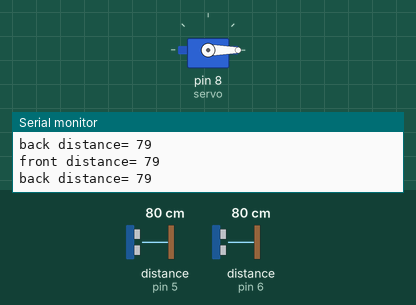
The sketch below on a simulated Arduino Uno, built with avr-gcc and run on an emulated ATmega328P. Shown: servo, the last lines printed to the serial monitor. Wiring (inferred from the names in the program): 2 × ultrasonic range finder: trigger pin 4, echo pin 5 / trigger pin 7, echo pin 6. The test bench sets the inputs (shaded band); at power-on: distance to the obstacle (sensors on pin 6, pin 5) 80 cm. The echo pulse lasts 58.3 µs per cm.

Above: at 3.8 s.
3.9 s: distance to the obstacle (sensor on pin 6) set to 56 cm
8.2 s: distance to the obstacle (sensor on pin 6) set to 45 cm
At 10.9 s:
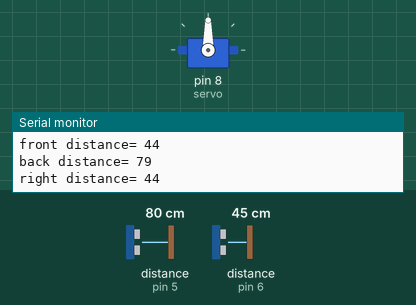
13.5 s: distance to the obstacle (sensor on pin 6) set to 60 cm
At 15.4 s:
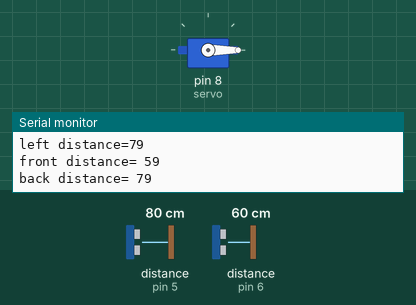
17.4 s: distance to the obstacle (sensor on pin 6) set to 2 cm
At 21.8 s:
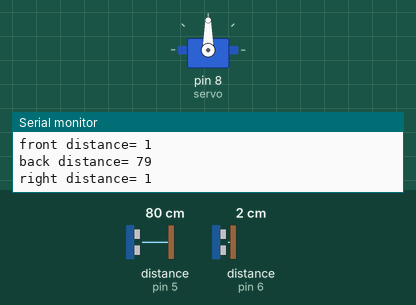
Timing chart, 0 to 23.3 s (numbered marks = the images above; inputs shaded):
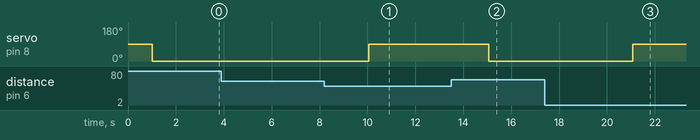

The sketch:

sketch_mar03a.ino
```cpp
#include <Servo.h>
#define trigPin1 7
#define echoPin1 6
#define trigPin2 4
#define echoPin2 5

Servo servo;
void setup()
{
Serial.begin (9600);
pinMode(trigPin1, OUTPUT);
pinMode(echoPin1, INPUT);
pinMode(trigPin2, OUTPUT);
pinMode(echoPin2, INPUT);
servo.attach(8);
}
void loop()
{
long duration;

digitalWrite(trigPin1, HIGH);
delayMicroseconds(500);
digitalWrite(trigPin1, LOW);
duration = pulseIn(echoPin1, HIGH);
int front = (duration/2) / 29.1;
Serial.print("front distance= ");
Serial.println(front);

digitalWrite(trigPin2, HIGH);
delayMicroseconds(500);
digitalWrite(trigPin2, LOW);
duration = pulseIn(echoPin2, HIGH);
int back = (duration/2) / 29.1;
Serial.print("back distance= ");
Serial.println(back);
delay(1000);
if (front< 50)
{
servo.write(90);

digitalWrite(trigPin1, HIGH);

digitalWrite(trigPin1, LOW);
duration = pulseIn(echoPin1, HIGH);
int right= (duration/2) / 29.1;
Serial.print("right distance= ");
Serial.println(right);
delay(2000);

digitalWrite(trigPin2, HIGH);

digitalWrite(trigPin2, LOW);
duration = pulseIn(echoPin2, HIGH);
int left = (duration/2) / 29.1;
Serial.print("left distance=");
Serial.println(left);
}

else
{
servo.write(0);
}

delay(2000);
}
```

Measured:
- the behaviour switches between 51 and 50 cm on distance to the obstacle (sensor on pin 6) (found by bisection; images 0 and 1)
- after the input at 8.2 s, servo on pin 8 (servo): 0° → 90° after 1.8 s
- after the input at 13.5 s, servo on pin 8 (servo): 90° → 0° after 1.6 s
- after the input at 17.4 s, servo on pin 8 (servo): 0° → 90° after 3.7 s
